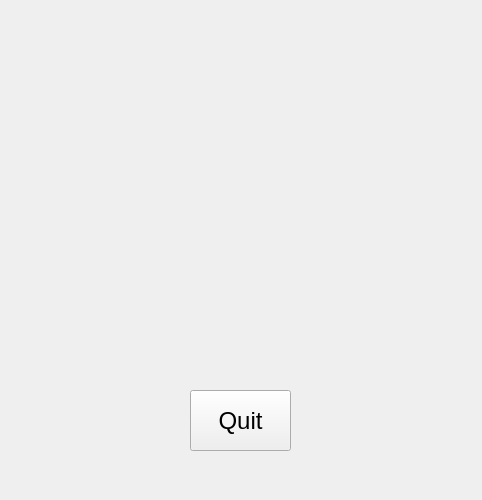
<?xml version="1.0" encoding="UTF-8"?>
<ui version="4.0">
 <class>result</class>
 <widget class="QWidget" name="result">
  <property name="geometry">
   <rect>
    <x>0</x>
    <y>0</y>
    <width>482</width>
    <height>500</height>
   </rect>
  </property>
  <property name="windowTitle">
   <string>Form</string>
  </property>
  <widget class="QLabel" name="label">
   <property name="geometry">
    <rect>
     <x>0</x>
     <y>0</y>
     <width>481</width>
     <height>501</height>
    </rect>
   </property>
   <property name="font">
    <font>
     <pointsize>24</pointsize>
    </font>
   </property>
   <property name="text">
    <string/>
   </property>
   <property name="pixmap">
    <pixmap resource="pic.qrc">:/pic/11329004_929340533753285_1553530282_n.jpg</pixmap>
   </property>
  </widget>
  <widget class="QPushButton" name="pushButton">
   <property name="geometry">
    <rect>
     <x>190</x>
     <y>390</y>
     <width>101</width>
     <height>61</height>
    </rect>
   </property>
   <property name="font">
    <font>
     <pointsize>18</pointsize>
    </font>
   </property>
   <property name="text">
    <string>Quit</string>
   </property>
  </widget>
 </widget>
 <resources>
  <include location="pic.qrc"/>
 </resources>
 <connections/>
</ui>
